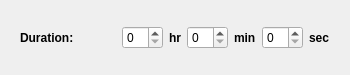
<?xml version="1.0" encoding="UTF-8"?>
<ui version="4.0">
 <class>TimerSettingsDialog</class>
 <widget class="QDialog" name="TimerSettingsDialog">
  <property name="geometry">
   <rect>
    <x>0</x>
    <y>0</y>
    <width>350</width>
    <height>75</height>
   </rect>
  </property>
  <property name="sizePolicy">
   <sizepolicy hsizetype="Fixed" vsizetype="Fixed">
    <horstretch>0</horstretch>
    <verstretch>0</verstretch>
   </sizepolicy>
  </property>
  <property name="minimumSize">
   <size>
    <width>350</width>
    <height>75</height>
   </size>
  </property>
  <property name="maximumSize">
   <size>
    <width>350</width>
    <height>75</height>
   </size>
  </property>
  <property name="windowTitle">
   <string>Timer Settings</string>
  </property>
  <layout class="QVBoxLayout" name="verticalLayout">
   <item>
    <widget class="QWidget" name="durationWidgetPtr" native="true">
     <layout class="QHBoxLayout" name="horizontalLayout">
      <item>
       <widget class="QLabel" name="durationLabelPtr">
        <property name="font">
         <font>
          <weight>75</weight>
          <bold>true</bold>
         </font>
        </property>
        <property name="text">
         <string>Duration: </string>
        </property>
       </widget>
      </item>
      <item>
       <spacer name="horizontalSpacer">
        <property name="orientation">
         <enum>Qt::Horizontal</enum>
        </property>
        <property name="sizeHint" stdset="0">
         <size>
          <width>40</width>
          <height>20</height>
         </size>
        </property>
       </spacer>
      </item>
      <item>
       <widget class="QSpinBox" name="hourSpinBoxPtr"/>
      </item>
      <item>
       <widget class="QLabel" name="label">
        <property name="font">
         <font>
          <weight>75</weight>
          <bold>true</bold>
         </font>
        </property>
        <property name="text">
         <string>hr</string>
        </property>
       </widget>
      </item>
      <item>
       <widget class="QSpinBox" name="minSpinBoxPtr"/>
      </item>
      <item>
       <widget class="QLabel" name="label_2">
        <property name="font">
         <font>
          <weight>75</weight>
          <bold>true</bold>
         </font>
        </property>
        <property name="text">
         <string>min</string>
        </property>
       </widget>
      </item>
      <item>
       <widget class="QSpinBox" name="secSpinBoxPtr"/>
      </item>
      <item>
       <widget class="QLabel" name="label_3">
        <property name="font">
         <font>
          <weight>75</weight>
          <bold>true</bold>
         </font>
        </property>
        <property name="text">
         <string>sec</string>
        </property>
       </widget>
      </item>
     </layout>
    </widget>
   </item>
  </layout>
 </widget>
 <resources/>
 <connections/>
</ui>
